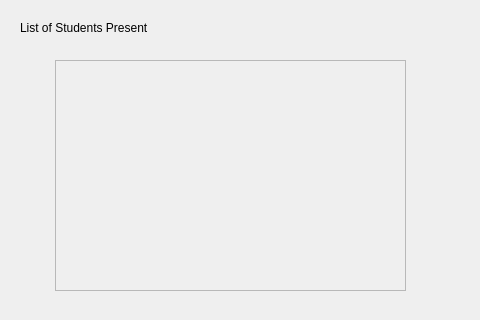
<?xml version="1.0" encoding="UTF-8"?>
<ui version="4.0">
 <class>MainWindow</class>
 <widget class="QMainWindow" name="MainWindow">
  <property name="geometry">
   <rect>
    <x>0</x>
    <y>0</y>
    <width>480</width>
    <height>320</height>
   </rect>
  </property>
  <property name="sizePolicy">
   <sizepolicy hsizetype="Fixed" vsizetype="Fixed">
    <horstretch>0</horstretch>
    <verstretch>0</verstretch>
   </sizepolicy>
  </property>
  <property name="windowTitle">
   <string>MainWindow</string>
  </property>
  <widget class="QWidget" name="centralwidget">
   <widget class="QLabel" name="stud_label">
    <property name="geometry">
     <rect>
      <x>20</x>
      <y>20</y>
      <width>131</width>
      <height>16</height>
     </rect>
    </property>
    <property name="text">
     <string>List of Students Present :</string>
    </property>
   </widget>
   <widget class="QListWidget" name="stud_listWidget">
    <property name="enabled">
     <bool>false</bool>
    </property>
    <property name="geometry">
     <rect>
      <x>55</x>
      <y>60</y>
      <width>351</width>
      <height>231</height>
     </rect>
    </property>
   </widget>
  </widget>
 </widget>
 <resources/>
 <connections/>
</ui>
